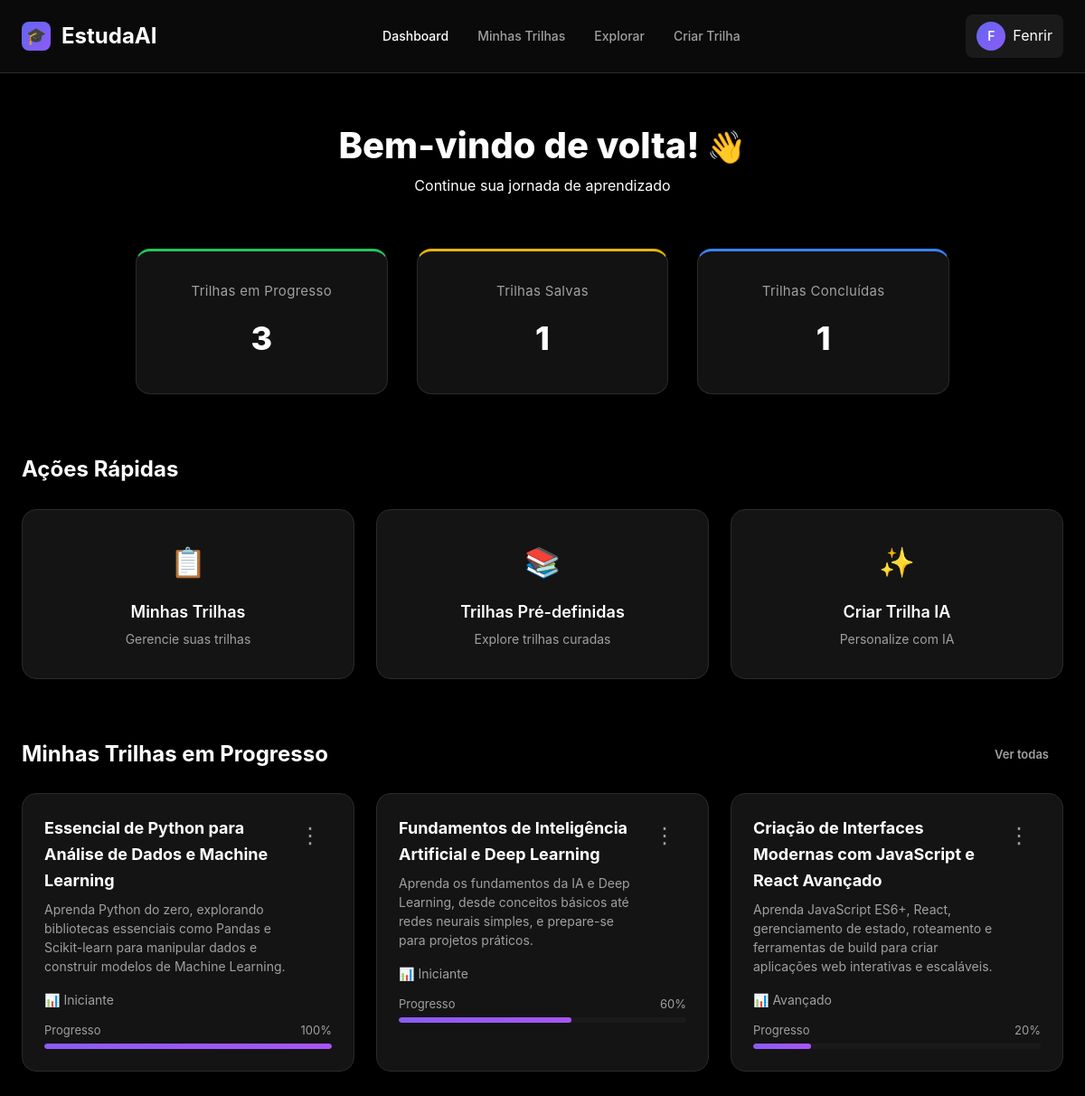
The page /trilhas/dashboard/ (signed in) on the database its author committed.
### users/models.py (models this page shows, shortened)
class CustomUser(AbstractUser):
    full_name = models.CharField(max_length=150)
    nickname = models.CharField(max_length=50, blank=True, unique=True)

### trilhas/models.py (models this page shows, shortened)
class ProgressoTrilha(models.Model):
    STATUS_CHOICES = [
        ('em_progresso', 'Em Progresso'),
        ('pausada', 'Pausada'),
        ('concluida', 'Concluída'),
    ]
    user = models.ForeignKey(settings.AUTH_USER_MODEL, on_delete=models.CASCADE)
    trilha = models.ForeignKey(Trilha, on_delete=models.CASCADE, related_name='progresso_usuarios')
    status = models.CharField(max_length=20, choices=STATUS_CHOICES, default='em_progresso')
    progresso_percentual = models.DecimalField(max_digits=5, decimal_places=2, default=0.00)
    data_inicio = models.DateTimeField(auto_now_add=True)
    data_ultima_modificacao = models.DateTimeField(auto_now=True)
    class Meta:
        unique_together = ('user', 'trilha')

class Trilha(models.Model):
    DIFICULDADE_CHOICES = [
        ('iniciante', 'Iniciante'),
        ('intermediario', 'Intermediário'),
        ('avancado', 'Avançado'),
    ]
    titulo = models.CharField(max_length=200)
    descricao = models.TextField()
    categoria = models.ForeignKey(Categoria, on_delete=models.SET_NULL, null=True, blank=True)
    visibilidade = models.BooleanField(default=True)
    dificuldade = models.CharField(max_length=20, choices=DIFICULDADE_CHOICES, default='iniciante')
    usuarios_salvos = models.ManyToManyField(settings.AUTH_USER_MODEL, blank=True, related_name="trilhas_salvas")

### trilhas/views.py (the view)
# urls.py: path('dashboard/', views.dashboard_view, name='dashboard'), # junta as informações
@login_required
def dashboard_view(request):
    user = request.user
    trilhas_em_progresso = ProgressoTrilha.objects.filter(user=user, status='em_progresso').count()
    trilhas_concluidas = ProgressoTrilha.objects.filter(user=user, status='concluida').count()
    trilhas_salvas = ProgressoTrilha.objects.filter(user=user, status='pausada').count()
    ultimas_trilhas = ProgressoTrilha.objects.filter(user=user).select_related('trilha').order_by('-data_ultima_modificacao')[:3]
    context = {
        'trilhas_em_progresso': trilhas_em_progresso,
        'trilhas_concluidas': trilhas_concluidas,
        'trilhas_salvas': trilhas_salvas,
        'ultimas_trilhas': ultimas_trilhas,
    }
    return render(request, 'trilhas/dashboard.html', context)

### trilhas/templates/trilhas/dashboard.html (shortened to what this page needs)
<!DOCTYPE html>
<html lang="pt-BR">
<head>
    {% load static %}
    <link rel="stylesheet" href="{% static 'css/global.css' %}">
    <link rel="stylesheet" href="{% static 'css/dashboardteste.css' %}">
</head>
<body>
<nav class="navbar">
    <div class="container navbar-content">
        <a href="{% url 'trilhas:dashboard' %}" class="navbar-brand">
            <div class="logo">🎓</div>
            <span>EstudaAI</span>
        </a>
        <ul class="navbar-menu">
            <li><a href="{% url 'trilhas:dashboard' %}" class="active">Dashboard</a></li>
            <li><a href="{% url 'trilhas:minhas_trilhas' %}">Minhas Trilhas</a></li>
            <li><a href="{% url 'trilhas:todas_trilhas' %}">Explorar</a></li>
            <li><a href="{% url 'trilha_personalizada:trilha_personalizada' %}">Criar Trilha</a></li>
        </ul>
        <div class="navbar-actions">
            <div class="user-profile" onclick="toggleUserMenu()">
                <div class="user-avatar">{{ request.user.nickname|first|upper }}</div>
                <span id="userName">{{ request.user.nickname }}</span>
            </div>
        </div>
    </div>
</nav>
<main class="main-content">
    <div class="container">
        <div class="page-header">
            <h1 class="page-title">
                Bem-vindo de volta! <span class="emoji">👋</span>
            </h1>
            <p class="page-subtitle">Continue sua jornada de aprendizado</p>
        </div>
        <div class="stats-grid">
            <div class="stat-card">
                <div class="stat-label">Trilhas em Progresso</div>
                <div class="stat-value">{{ trilhas_em_progresso }}</div>
            </div>
            <div class="stat-card">
                <div class="stat-label">Trilhas Salvas</div>
                <div class="stat-value">{{ trilhas_salvas }}</div>
            </div>
            <div class="stat-card">
                <div class="stat-label">Trilhas Concluídas</div>
                <div class="stat-value">{{ trilhas_concluidas }}</div>
            </div>
        </div>
        <div class="section-header">
            <h2 class="section-title">Ações Rápidas</h2>
        </div>
        <div class="quick-actions">
            <a href="{% url 'trilhas:minhas_trilhas' %}" class="action-card">
                <div class="action-icon">📋</div>
                <div class="action-title">Minhas Trilhas</div>
                <div class="action-description">Gerencie suas trilhas</div>
            </a>
            <a href="{% url 'trilhas:todas_trilhas' %}" class="action-card">
                <div class="action-icon">📚</div>
                <div class="action-title">Trilhas Pré-definidas</div>
                <div class="action-description">Explore trilhas curadas</div>
            </a>
            <a href="{% url 'trilha_personalizada:trilha_personalizada' %}" class="action-card">
                <div class="action-icon">✨</div>
                <div class="action-title">Criar Trilha IA</div>
                <div class="action-description">Personalize com IA</div>
            </a>
        </div>
        <div class="section-header">
            <h2 class="section-title">Minhas Trilhas em Progresso</h2>
            <a href="{% url 'trilhas:minhas_trilhas' %}" class="btn btn-ghost btn-sm">Ver todas</a>
        </div>
        <div class="grid grid-cols-3">
            {% if ultimas_trilhas %}
            {% for trilha_usuario in ultimas_trilhas %}
            <div class="card path-card" style="cursor: pointer;">
                <div class="path-card-header">
                    <div style="flex:1;"
                         onclick="window.location.href='{% url 'trilhas:ver_etapas' %}?id={{ trilha_usuario.trilha.id }}'">
                        <div class="card-title">{{ trilha_usuario.trilha.titulo }}</div>
                        <div class="card-description">{{ trilha_usuario.trilha.descricao }}</div>
                    </div>
                    <div style="position:relative;">
                        <button class="path-menu-btn" onclick="togglePathMenu(event, {{ trilha_usuario.trilha.id }})">⋮
                        </button>
                    </div>
                </div>
                <div onclick="window.location.href='{% url 'trilhas:ver_etapas' %}?id={{ trilha_usuario.trilha.id }}'">
                    <div class="path-meta">
                        <span>📊 {{ trilha_usuario.trilha.get_dificuldade_display }}</span>
                    </div>
                    <div class="path-progress">
                        <div class="progress-label">
                            <span>Progresso</span>
                            <span>{{ trilha_usuario.progresso_percentual|floatformat:0 }}%</span>
                        </div>
                        <div class="progress-bar">
                            <div class="progress-fill" style="width: {{ trilha_usuario.progresso_percentual }}%"></div>
                        </div>
                    </div>
                </div>
            </div>
            {% endfor %}
            {% else %}
            <div>Nenhuma trilha em progresso</div>
            {% endif %}
        </div>
    </div>
</main>
</body>
</html>

### core/static/css/global.css (style rules this page uses)
* { margin: 0; padding: 0; box-sizing: border-box; }
:root { --bg-primary: #000000; --bg-secondary: #0a0a0a; --bg-tertiary: #1a1a1a; --bg-card: #141414; --text-primary: #ffffff; --text-secondary: #a0a0a0; --text-muted: #666666; --accent-primary: #6366f1; --accent-hover: #4f46e5; --accent-light: rgba(99, 102, 241, 0.1); --success: #10b981; --success-light: rgba(16, 185, 129, 0.1); --warning: #f59e0b; --danger: #ef4444; --border: #2a2a2a; --border-light: #1a1a1a; --radius: 12px; --radius-sm: 8px; --shadow: 0 4px 6px -1px rgba(0, 0, 0, 0.3); --shadow-lg: 0 10px 15px -3px rgba(0, 0, 0, 0.5); }
body { font-family: -apple-system, BlinkMacSystemFont, "Segoe UI", "Roboto", "Oxygen", "Ubuntu", "Cantarell", "Fira Sans", "Droid Sans", "Helvetica Neue", sans-serif; -webkit-font-smoothing: antialiased; -moz-osx-font-smoothing: grayscale; background-color: var(--bg-primary); color: var(--text-primary); line-height: 1.6; min-height: 100vh; }
.container { max-width: 1200px; margin: 0 auto; padding: 0 24px; }
.navbar { background-color: var(--bg-secondary); border-bottom: 1px solid var(--border); padding: 16px 0; position: sticky; top: 0; z-index: 100; backdrop-filter: blur(10px); }
.navbar-content { display: flex; justify-content: space-between; align-items: center; }
.navbar-brand { display: flex; align-items: center; gap: 12px; text-decoration: none; color: var(--text-primary); font-size: 24px; font-weight: 700; }
.navbar-brand .logo { width: 32px; height: 32px; background: linear-gradient(135deg, var(--accent-primary), #8b5cf6); border-radius: 8px; display: flex; align-items: center; justify-content: center; font-size: 18px; }
.navbar-menu { display: flex; gap: 32px; list-style: none; align-items: center; }
.navbar-menu a { color: var(--text-secondary); text-decoration: none; font-size: 14px; font-weight: 500; transition: color 0.2s; }
.navbar-menu a:hover, .navbar-menu a.active { color: var(--text-primary); }
.navbar-actions { display: flex; gap: 12px; align-items: center; }
.user-profile { display: flex; align-items: center; gap: 8px; padding: 8px 12px; background-color: var(--bg-tertiary); border-radius: var(--radius-sm); cursor: pointer; transition: background-color 0.2s; }
.user-avatar { width: 32px; height: 32px; border-radius: 50%; background: linear-gradient(135deg, var(--accent-primary), #8b5cf6); display: flex; align-items: center; justify-content: center; font-size: 14px; font-weight: 600; }
.btn { padding: 12px 24px; border-radius: var(--radius-sm); font-size: 14px; font-weight: 600; cursor: pointer; transition: all 0.2s; border: none; text-decoration: none; display: inline-flex; align-items: center; justify-content: center; gap: 8px; }
.btn-ghost { background-color: transparent; color: var(--text-secondary); }
.btn-sm { padding: 8px 16px; font-size: 13px; }
.card { background-color: var(--bg-card); border: 1px solid var(--border); border-radius: var(--radius); padding: 24px; transition: all 0.2s; }
.card-title { font-size: 18px; font-weight: 600; margin-bottom: 8px; color: var(--text-primary); }
.card-description { font-size: 14px; color: var(--text-secondary); line-height: 1.5; }
.grid { display: grid; gap: 24px; }
.grid-cols-3 { grid-template-columns: repeat(3, 1fr); }
.progress-bar { width: 100%; height: 8px; background-color: var(--bg-tertiary); border-radius: 999px; overflow: hidden; }
.progress-fill { height: 100%; background: linear-gradient(90deg, var(--accent-primary), #8b5cf6); border-radius: 999px; transition: width 0.3s ease; }

### rows shown on the page
CustomUser: user.nickname|first "F", user.nickname "Fenrir"
ProgressoTrilha: trilha.titulo "Essencial de Python para Análise de Dados e Machine Learning", trilha.descricao "Aprenda Python do zero, explorando bibliotecas essenciais como Pandas e Scikit-learn para manipular dados e construir modelos de Machine Learning.", trilha.dificuldade "Iniciante", progresso_percentual "100"
ProgressoTrilha: trilha.titulo "Fundamentos de Inteligência Artificial e Deep Learning", trilha.descricao "Aprenda os fundamentos da IA e Deep Learning, desde conceitos básicos até redes neurais simples, e prepare-se para projetos práticos.", trilha.dificuldade "Iniciante", progresso_percentual "60"
ProgressoTrilha: trilha.titulo "Criação de Interfaces Modernas com JavaScript e React Avançado", trilha.descricao "Aprenda JavaScript ES6+, React, gerenciamento de estado, roteamento e ferramentas de build para criar aplicações web interativas e escaláveis.", trilha.dificuldade "Avançado", progresso_percentual "20"

### other values the page prints
{{ trilhas_em_progresso }} "3"
{{ trilhas_salvas }} "1"
{{ trilhas_concluidas }} "1"
